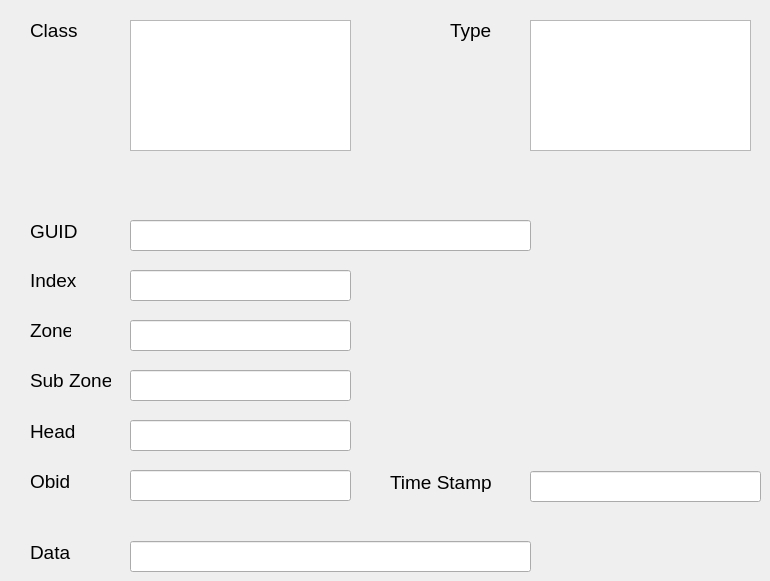
     <widget class="QWidget" name="txOnEvent">
      <attribute name="title">
       <string>Tx On Event</string>
      </attribute>
      <widget class="QListWidget" name="txOnClassListWidget">
       <property name="geometry">
        <rect>
         <x>130</x>
         <y>20</y>
         <width>221</width>
         <height>131</height>
        </rect>
       </property>
      </widget>
      <widget class="QLabel" name="txOnClassLabel">
       <property name="geometry">
        <rect>
         <x>30</x>
         <y>20</y>
         <width>61</width>
         <height>21</height>
        </rect>
       </property>
       <property name="font">
        <font>
         <pointsize>14</pointsize>
        </font>
       </property>
       <property name="text">
        <string>Class</string>
       </property>
      </widget>
      <widget class="QListWidget" name="txOnTypeListWidget">
       <property name="geometry">
        <rect>
         <x>530</x>
         <y>20</y>
         <width>221</width>
         <height>131</height>
        </rect>
       </property>
      </widget>
      <widget class="QLabel" name="txOnTypeLabel">
       <property name="geometry">
        <rect>
         <x>450</x>
         <y>20</y>
         <width>61</width>
         <height>21</height>
        </rect>
       </property>
       <property name="font">
        <font>
         <pointsize>14</pointsize>
        </font>
       </property>
       <property name="text">
        <string>Type</string>
       </property>
      </widget>
      <widget class="QLineEdit" name="txOnGuidLineEdit">
       <property name="geometry">
        <rect>
         <x>130</x>
         <y>220</y>
         <width>401</width>
         <height>31</height>
        </rect>
       </property>
      </widget>
      <widget class="QLabel" name="txOnGuidLabel">
       <property name="geometry">
        <rect>
         <x>30</x>
         <y>221</y>
         <width>51</width>
         <height>20</height>
        </rect>
       </property>
       <property name="font">
        <font>
         <pointsize>14</pointsize>
        </font>
       </property>
       <property name="text">
        <string>GUID</string>
       </property>
      </widget>
      <widget class="QLineEdit" name="txOnIndexLineEdit">
       <property name="geometry">
        <rect>
         <x>130</x>
         <y>270</y>
         <width>221</width>
         <height>31</height>
        </rect>
       </property>
      </widget>
      <widget class="QLabel" name="txOnIndexLabel">
       <property name="geometry">
        <rect>
         <x>30</x>
         <y>270</y>
         <width>71</width>
         <height>21</height>
        </rect>
       </property>
       <property name="font">
        <font>
         <pointsize>14</pointsize>
        </font>
       </property>
       <property name="text">
        <string>Index</string>
       </property>
      </widget>
      <widget class="QLineEdit" name="txOnZoneLineEdit">
       <property name="geometry">
        <rect>
         <x>130</x>
         <y>320</y>
         <width>221</width>
         <height>31</height>
        </rect>
       </property>
      </widget>
      <widget class="QLabel" name="txOnZoneLabel">
       <property name="geometry">
        <rect>
         <x>30</x>
         <y>320</y>
         <width>41</width>
         <height>21</height>
        </rect>
       </property>
       <property name="font">
        <font>
         <pointsize>14</pointsize>
        </font>
       </property>
       <property name="text">
        <string>Zone</string>
       </property>
      </widget>
      <widget class="QLineEdit" name="txOnSubZoneLineEdit">
       <property name="geometry">
        <rect>
         <x>130</x>
         <y>370</y>
         <width>221</width>
         <height>31</height>
        </rect>
       </property>
      </widget>
      <widget class="QLabel" name="txOnSubZoneLabel">
       <property name="geometry">
        <rect>
         <x>30</x>
         <y>370</y>
         <width>81</width>
         <height>21</height>
        </rect>
       </property>
       <property name="font">
        <font>
         <pointsize>14</pointsize>
        </font>
       </property>
       <property name="text">
        <string>Sub Zone</string>
       </property>
      </widget>
      <widget class="QLineEdit" name="txOnHeadLineEdit">
       <property name="geometry">
        <rect>
         <x>130</x>
         <y>420</y>
         <width>221</width>
         <height>31</height>
        </rect>
       </property>
      </widget>
      <widget class="QLabel" name="txOnObidLabel">
       <property name="geometry">
        <rect>
         <x>30</x>
         <y>471</y>
         <width>51</width>
         <height>20</height>
        </rect>
       </property>
       <property name="font">
        <font>
         <pointsize>14</pointsize>
        </font>
       </property>
       <property name="text">
        <string>Obid</string>
       </property>
      </widget>
      <widget class="QLineEdit" name="txOnDataLineEdit">
       <property name="geometry">
        <rect>
         <x>130</x>
         <y>541</y>
         <width>401</width>
         <height>31</height>
        </rect>
       </property>
      </widget>
      <widget class="QLabel" name="txOnTimeStampLabel">
       <property name="geometry">
        <rect>
         <x>390</x>
         <y>472</y>
         <width>111</width>
         <height>20</height>
        </rect>
       </property>
       <property name="font">
        <font>
         <pointsize>14</pointsize>
        </font>
       </property>
       <property name="text">
        <string>Time Stamp</string>
       </property>
      </widget>
      <widget class="QLineEdit" name="txOnObidLineEdit">
       <property name="geometry">
        <rect>
         <x>130</x>
         <y>470</y>
         <width>221</width>
         <height>31</height>
        </rect>
       </property>
      </widget>
      <widget class="QLabel" name="txOnHeadLabel">
       <property name="geometry">
        <rect>
         <x>30</x>
         <y>421</y>
         <width>51</width>
         <height>20</height>
        </rect>
       </property>
       <property name="font">
        <font>
         <pointsize>14</pointsize>
        </font>
       </property>
       <property name="text">
        <string>Head</string>
       </property>
      </widget>
      <widget class="QLineEdit" name="txOnTimeStampLineEdit">
       <property name="geometry">
        <rect>
         <x>530</x>
         <y>471</y>
         <width>231</width>
         <height>31</height>
        </rect>
       </property>
      </widget>
      <widget class="QLabel" name="txOnDataLabel">
       <property name="geometry">
        <rect>
         <x>30</x>
         <y>542</y>
         <width>51</width>
         <height>20</height>
        </rect>
       </property>
       <property name="font">
        <font>
         <pointsize>14</pointsize>
        </font>
       </property>
       <property name="text">
        <string>Data</string>
       </property>
      </widget>
     </widget>
